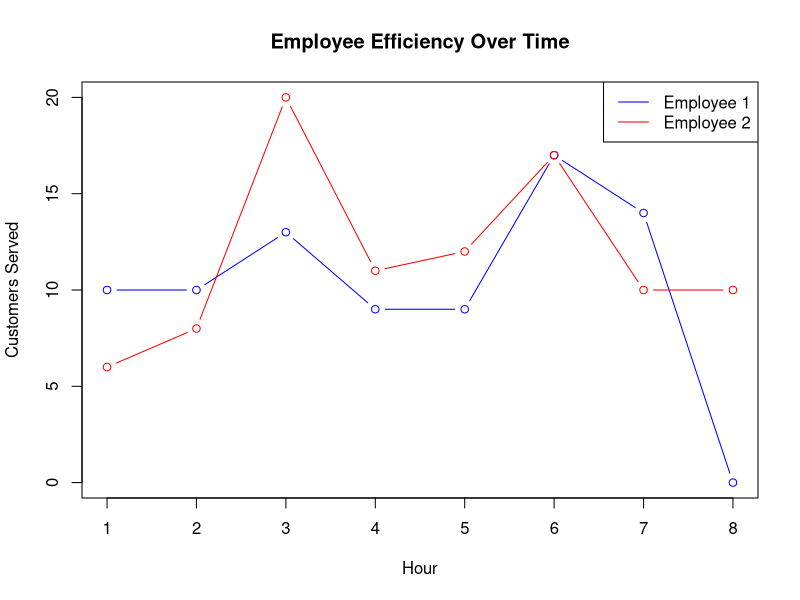

The R script that drew this image:
install.packages("MASS")
library(MASS)


hours <- 8 
mean_efficiency <- c(10, 10) 
std_dev <- c(5, 5) 
correlation_matrix <- matrix(c(1, 0.3, 0.3, 1), 2, 2) 

# Simulate 
set.seed(123)
efficiencies <- mvrnorm(n = hours, mu = mean_efficiency, Sigma = std_dev %*% t(std_dev) * correlation_matrix)

# Convert to data frame
efficiencies_df <- data.frame(hour = 1:hours,
                              Employee1 = round(efficiencies[,1]),
                              Employee2 = round(efficiencies[,2]))
print(efficiencies_df)

## Tests

#. 1. Correlation Test:
cor.test(efficiencies_df$Employee1, efficiencies_df$Employee2)

# 2. Consistency Test
plot(efficiencies_df$hour, efficiencies_df$Employee1, type = 'b', col = 'blue', ylim = c(0, max(efficiencies_df[,2:3])),
     xlab = "Hour", ylab = "Customers Served", main = "Employee Efficiency Over Time")
lines(efficiencies_df$hour, efficiencies_df$Employee2, type = 'b', col = 'red')
legend("topright", legend = c("Employee 1", "Employee 2"), col = c("blue", "red"), lty = 1)

total_served <- colSums(efficiencies_df[,2:3])
print(total_served)

# 3. Variability Test
sd_employee1 <- sd(efficiencies_df$Employee1)
sd_employee2 <- sd(efficiencies_df$Employee2)
print(c(sd_employee1, sd_employee2))

# 4. Regression Test
lm1 <- lm(Employee1 ~ hour, data = efficiencies_df)
lm2 <- lm(Employee2 ~ hour, data = efficiencies_df)
summary(lm1)
summary(lm2)



# 5. ANOVA Test for hourly efficiency 
anova1 <- aov(Employee1 ~ factor(hour), data = efficiencies_df)
anova2 <- aov(Employee2 ~ factor(hour), data = efficiencies_df)
summary(anova1)
summary(anova2)


